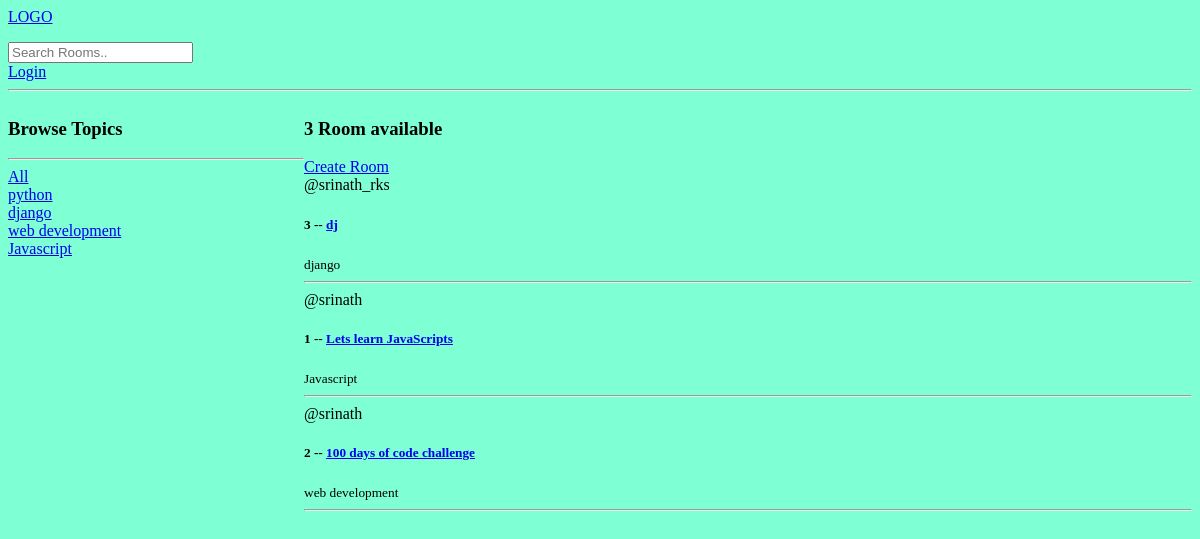
Before: / with the older database file.
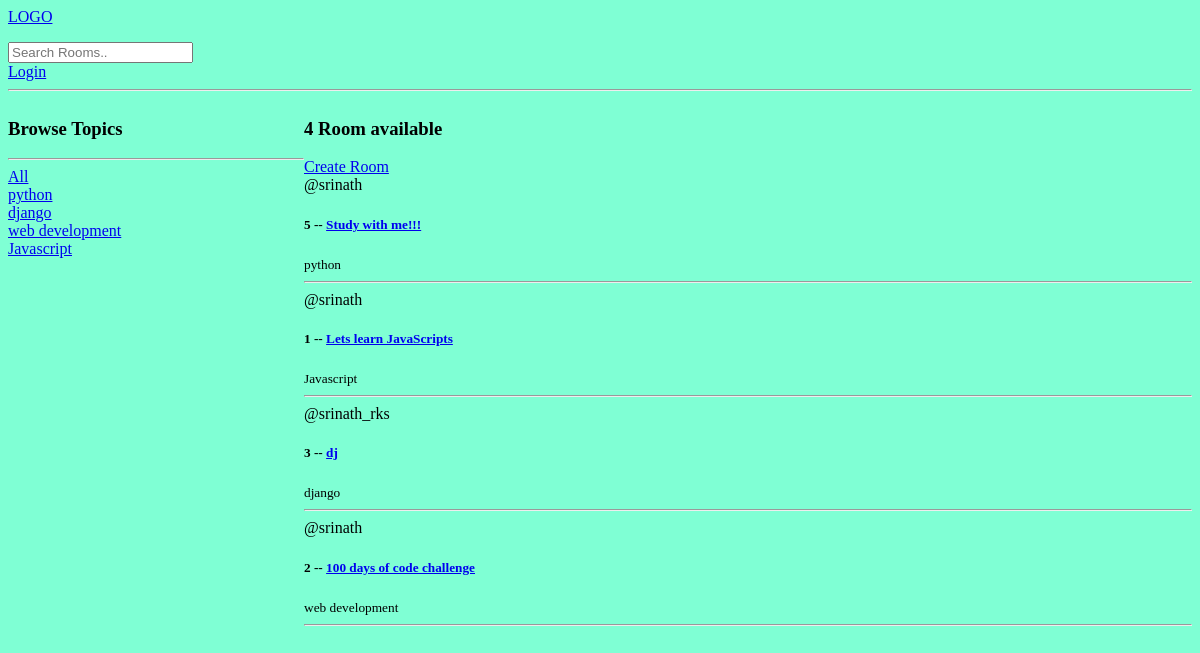
After: the same page with the newer database file.
### base/models.py (models this page shows, shortened)
class Topic(models.Model):
    name = models.CharField(max_length=255)

class Room(models.Model):
    host = models.ForeignKey(User, on_delete=models.SET_NULL,null = True)
    topic = models.ForeignKey(Topic, on_delete=models.SET_NULL,null = True)
    name = models.CharField(max_length=200)
    description = models.TextField(null=True, blank=True)
    participants = models.ManyToManyField(User, related_name = 'participants',blank=True)
    updated = models.DateTimeField(auto_now=True)
    created = models.DateTimeField(auto_now_add=True)
    class Meta:
        ordering = ['-updated', '-created']

### base/views.py (the view)
# urls.py: path('',views.home, name='home'),
def home(request):
    q = request.GET.get('q') if request.GET.get('q') != None else ''
    rooms = Room.objects.filter(
        Q(topic__name__icontains = q) |
        Q(name__icontains = q) |
        Q(description__icontains = q)
        )
    topics = Topic.objects.all()
    room_count = rooms.count()
    room_messages = Message.objects.filter(Q(
        room__topic__name__icontains = q
    ))
    context = {'rooms':rooms,'topics':topics,'room_count':room_count,'room_messages':room_messages}
    return render(request, 'base/home.html' , context)

### base/templates/base/home.html (shortened to what this page needs)
<!DOCTYPE html>
{% extends 'main.html' %}
    {% block content %}
    <div class="home-container">
        <div>
            <h3>Browse Topics</h3>
            <hr>
            <a href="{% url 'home' %}">All</a>
            {% for topic in topics %}
                <div>
                    <a href="{% url 'home' %}?q={{topic.name}}">{{topic.name}}</a>
                </div>
            {% endfor %}
        </div>
        <div>
            <h3>{{room_count}} Room available</h3>
            <a href="{% url 'create-room' %}">Create Room</a>
            <div>
                {% for i in rooms %}
                <div>
                    <span>
                        @{{i.host.username}}
                    </span>
                    <h5>{{i.id}} -- <a href="{% url 'room' i.id %}">{{i.name}}</a> </h5>
                    <small>
                        {{i.topic.name}}
                    </small>
                    <hr>
                </div>
                {% endfor %}
            </div>
        </div>
    </div>
    {% endblock content %}

Changed rows visible on the page:
added Room: host.username "srinath", id "5", name "Study with me!!!", topic.name "python"
changed Room "Lets learn JavaScripts": moves up the list
Other visible differences:
{{ room_count }}: "3" → "4"
